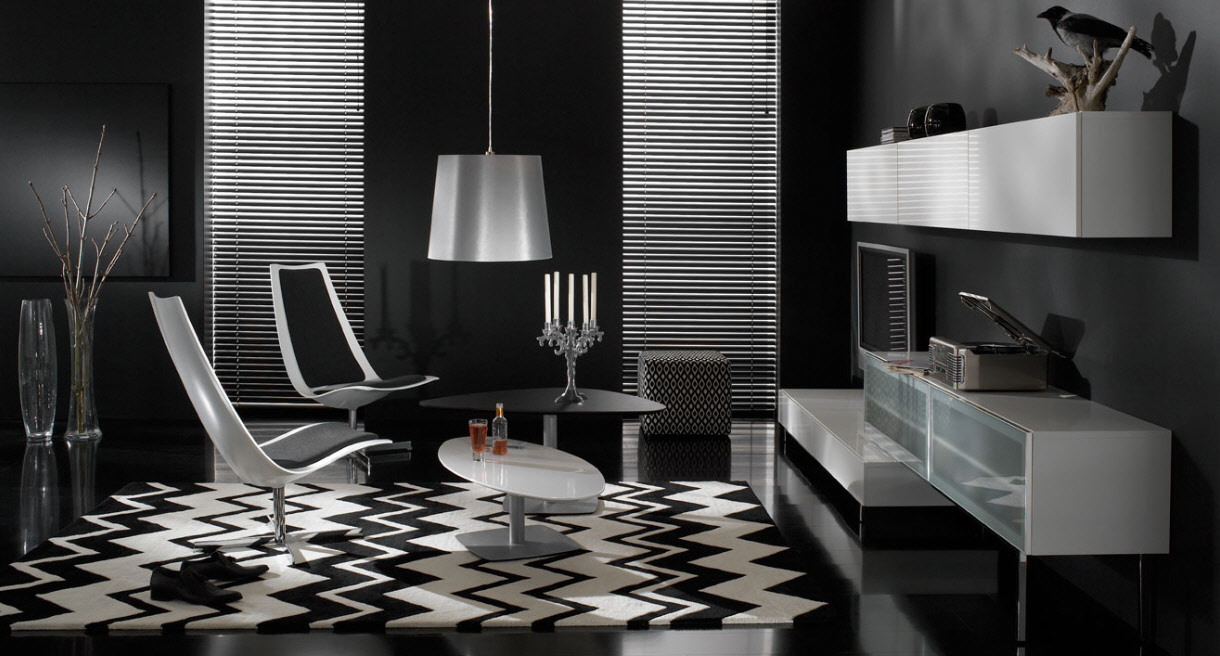
%> input picture white_room.jpg, 1220 x 656 px
$ octave as1_code.m   (GNU Octave 9; MATLAB toolbox functions it lacks are replaced by stand-ins)
%> lines starting %> are read from the running program, lines starting %| are printed output that depends on the picture
hp = im2double(rgb2gray(imread('white_room.jpg')));
%> hp: size 656x1220 double; min 0, max 1, mean 0.268
lp = im2double(rgb2gray(imread('road.jpg')));
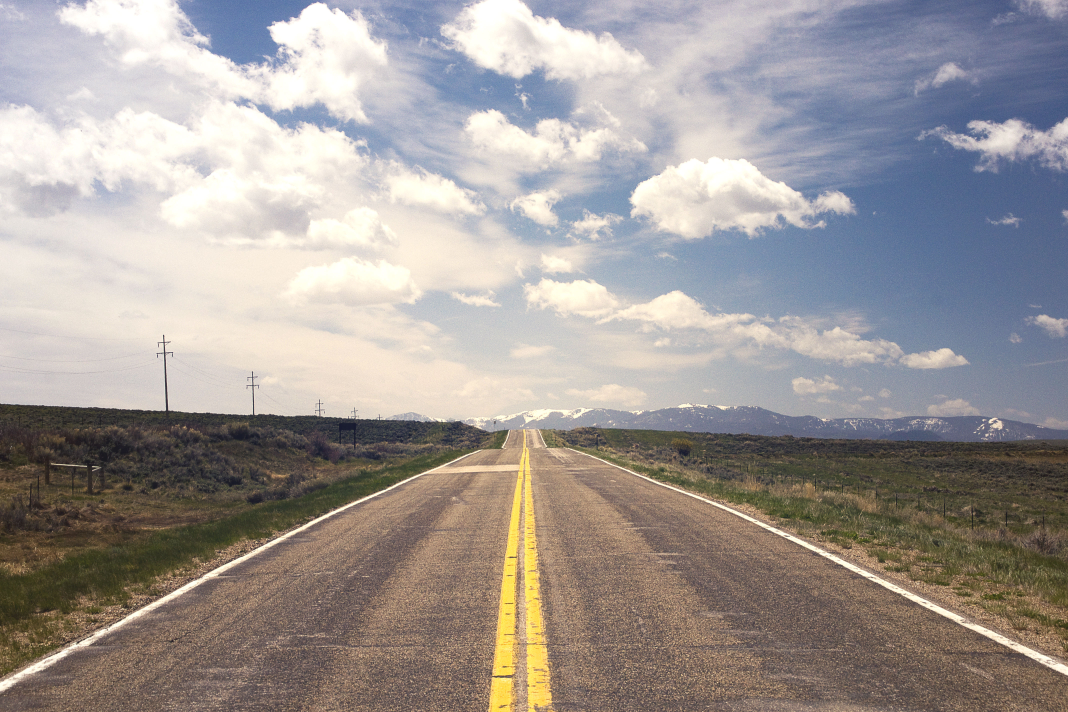
%> input picture road.jpg, 4272 x 2848 px (shown at 1/4 size)
%> lp: size 2848x4272 double; min 0.0706, max 1, mean 0.607

hp_size = imresize(hp, [500 500]);
lp_size = imresize(lp, [500 500]);

hpfreq = fft2(hp_size);
hpfreqfinal = fftshift(abs(hpfreq));
hpfreqfinal = hpfreqfinal / 50;
hpfreqfinal = hpfreqfinal / 2;

lpfreq = fft2(lp_size);
lpfreqfinal = fftshift(abs(lpfreq));
lpfreqfinal = lpfreqfinal / 50;
lpfreqfinal = lpfreqfinal / 2;

imwrite(hp_size, 'HP.png');
imwrite(lp_size, 'LP.png');
imwrite(hpfreqfinal, 'HP-freq.png');
imwrite(lpfreqfinal, 'LP-freq.png');
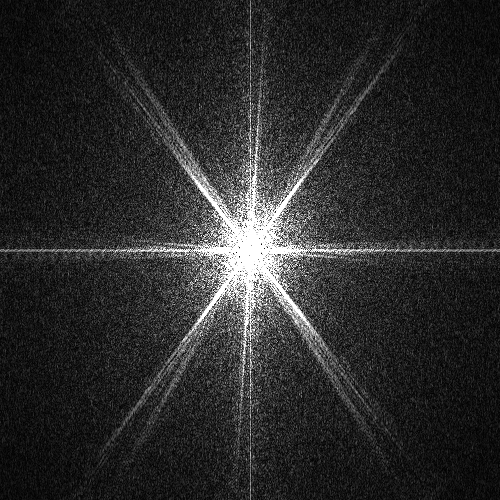
%> saved as LP-freq.png: size 500x500 uint8; min 0, max 255, mean 42.7

gaus = fspecial('gaussian', 15, 2.5);
sobel = [-1 0 1; -2 0 2; -1 0 1];
dog = conv2(gaus, sobel);

hp_filt = imfilter(hp_size, gaus);
lp_filt = imfilter(lp_size, gaus);

lpfiltfreq = fftshift(abs(fft2(lp_filt)));
lpfiltfreq = lpfiltfreq / 50;

hpfiltfreq = fftshift(abs(fft2(hp_filt)));
hpfiltfreq = hpfiltfreq / 50;

hpfiltfreq = hpfiltfreq * 2;

imwrite(hp_filt, 'HP-filt.png')
imwrite(lp_filt, 'LP-filt.png')
imwrite(lpfiltfreq, 'LP-filt-freq.png')
imwrite(hpfiltfreq, 'HP-filt-freq.png')


dogfiltfreq = fft2(dog,500,500);
lpdogfilt = lpfreq .* dogfiltfreq;
lpdogfiltfinal = fftshift(abs(lpdogfilt));
lpdogspa = ifft2(lpdogfilt);
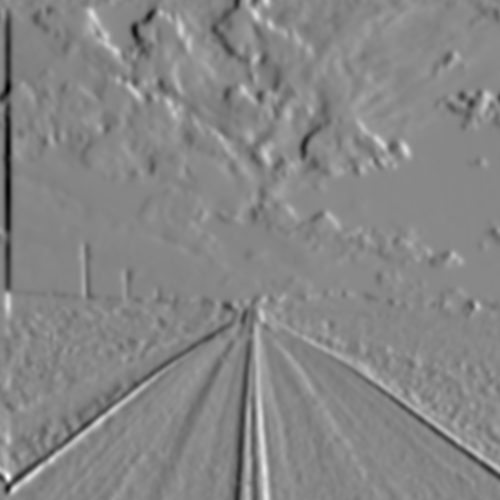
%> lpdogspa: size 500x500 double; min -0.667, max 0.598, mean 8.43e-18; drawn with min black and max white
hpdogfilt = hpfreq .* dogfiltfreq;
hpdogfiltfinal = fftshift(abs(hpdogfilt));
hpdogspa = ifft2(hpdogfilt);
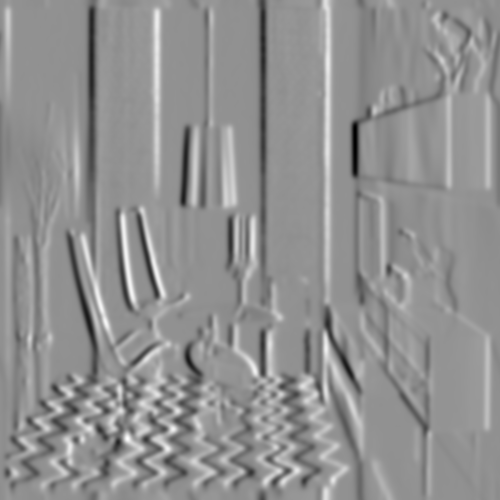
%> hpdogspa: size 500x500 double; min -0.989, max 0.749, mean 3.76e-18; drawn with min black and max white

imwrite(hpdogspa, 'HP-dogfilt.png')
imwrite(lpdogspa, 'LP-dogfilt.png')

hpdogfiltfinal = hpdogfiltfinal / 5;
lpdogfiltfinal = lpdogfiltfinal / 5;
lpdogfiltfinal = lpdogfiltfinal / 8;
hpdogfiltfinal = hpdogfiltfinal / 8;

imwrite(hpdogfiltfinal, 'HP-dogfilt-freq.png')
imwrite(lpdogfiltfinal, 'LP-dogfilt-freq.png')
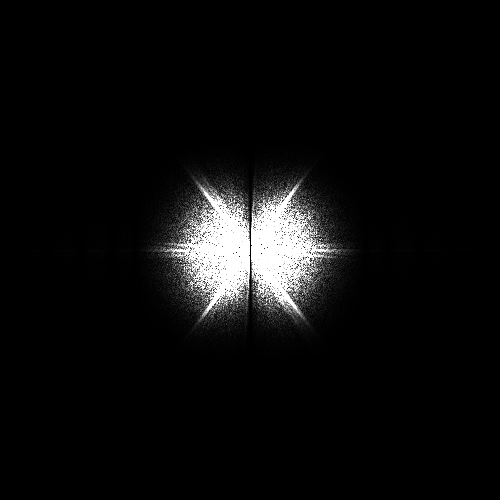
%> saved as LP-dogfilt-freq.png: size 500x500 uint8; min 0, max 255, mean 13.3
hpsub2 = hp_size(1:2:end, 1:2:end);
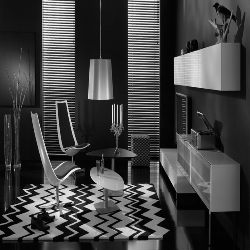
%> hpsub2: size 250x250 double; min -0.00621, max 1.04, mean 0.268; drawn with min black and max white

lpsub2 = lp_size(1:2:end, 1:2:end);
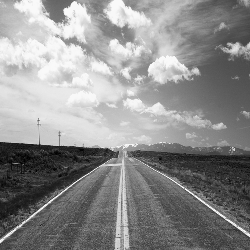
%> lpsub2: size 250x250 double; min 0.0982, max 1.02, mean 0.607; drawn with min black and max white

lpsub2freq = fftshift(abs(fft2(lpsub2)));
lpsub2freq = lpsub2freq / 50;

hpsub2freq = fftshift(abs(fft2(hpsub2)));
hpsub2freq = hpsub2freq / 50;

lpsub2freq = lpsub2freq / 2;
lpsub2freq = lpsub2freq / 2;
hpsub2freq = hpsub2freq / 2;
hpsub2freq = hpsub2freq / 2;


imwrite(lpsub2, 'LP-sub2.png')
imwrite(hpsub2, 'HP-sub2.png')
imwrite(hpsub2freq, 'HP-sub2-freq.png')
imwrite(lpsub2freq, 'LP-sub2-freq.png')
hpsub4 = hp_size(1:4:end, 1:4:end);
lpsub4 = lp_size(1:4:end, 1:4:end);
hpsub4freq = fftshift(abs(fft2(hpsub4)));
lpsub4freq = fftshift(abs(fft2(lpsub4)));

lpsub4freq = lpsub4freq / 200;
hpsub4freq = hpsub4freq / 200;

imwrite(lpsub4, 'LP-sub4.png')
imwrite(hpsub4, 'HP-sub4.png')

imwrite(hpsub4freq, 'HP-sub4-freq.png')
imwrite(lpsub4freq, 'LP-sub4-freq.png')

gaus2 = fspecial('gaussian', 10, 1.5);
antihpsub2 = imfilter(hp_size, gaus2);
antihpsub2 = antihpsub2(1:2:end, 1:2:end);

gaus4 = fspecial('gaussian', 15, 2.5);
antihpsub4 = imfilter(hp_size, gaus4);
antihpsub4 = antihpsub4(1:4:end, 1:4:end);

antihpsub2freq = fftshift(abs(fft2(antihpsub2)));
antihpsub2freq = antihpsub2freq / 200;

antihpsub4freq = fftshift(abs(fft2(antihpsub4)));
antihpsub4freq = antihpsub4freq / 200;

imwrite(antihpsub2, 'HP-sub2-aa.png')
imwrite(antihpsub2freq, 'HP-sub2-aa-freq.png')
imwrite(antihpsub4, 'HP-sub4-aa.png')
imwrite(antihpsub4freq, 'HP-sub4-aa-freq.png')

hp_optimal = edge(hp_size, 'canny', [0.01 0.15]);
hp_highhigh = edge(hp_size, 'canny', [0.01 0.2]);
hp_highlow = edge(hp_size, 'canny', [0.09 0.15]);
hp_lowlow = edge(hp_size, 'canny', [0.0001 0.15]);
hp_lowhigh = edge(hp_size, 'canny', [0.01 0.1]);

imwrite(hp_optimal, 'HP-canny-optimal.png')
imwrite(hp_lowlow, 'HP-canny-lowlow.png')
imwrite(hp_highlow, 'HP-canny-highlow.png')
imwrite(hp_highhigh, 'HP-canny-highhigh.png')
imwrite(hp_lowhigh, 'HP-canny-lowhigh.png')

lp_lowlow = edge(lp_size, 'canny', [0.01 0.2]);
lp_optimal = edge(lp_size, 'canny', [0.07 0.2]);
lp_highhigh = edge(lp_size, 'canny', [0.07 0.5]);
lp_highlow = edge(lp_size, 'canny', [0.15 0.2]);
lp_lowhigh = edge(lp_size, 'canny', [0.07 0.1]);

imwrite(lp_optimal, 'LP-canny-optimal.png')
imwrite(lp_lowlow, 'LP-canny-lowlow.png')
imwrite(lp_highlow, 'LP-canny-highlow.png')
imwrite(lp_highhigh, 'LP-canny-highhigh.png')
imwrite(lp_lowhigh, 'LP-canny-lowhigh.png')
